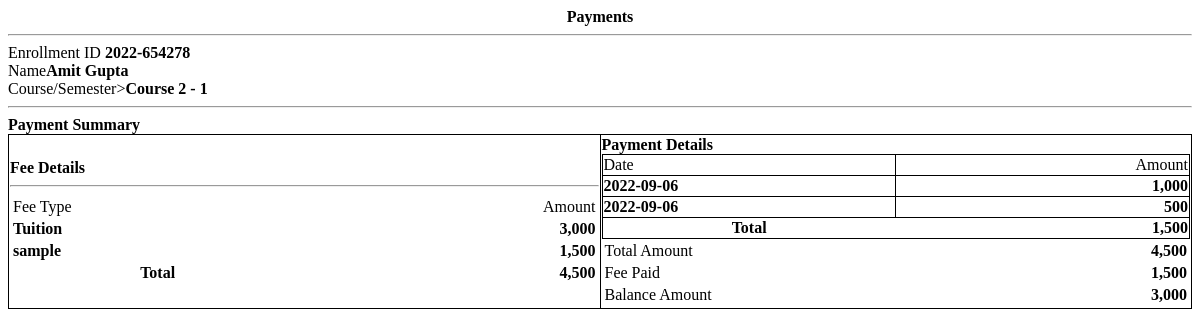
The app's page /receipt.php?ef_id=1 with its own data.
### tables this page shows
CREATE TABLE `fees` (
  `id` int(30) NOT NULL,
  `course_id` int(30) NOT NULL,
  `description` varchar(200) NOT NULL,
  `amount` float NOT NULL
);

CREATE TABLE `payments` (
  `id` int(30) NOT NULL,
  `ef_id` int(30) NOT NULL,
  `amount` float NOT NULL,
  `remarks` text NOT NULL,
  `date_created` datetime NOT NULL DEFAULT current_timestamp() ON UPDATE current_timestamp()
);

### receipt.php (the view, shortened to what this page needs)
<?php
include 'db_connect.php';
$payments = $conn->query("SELECT * FROM payments where ef_id = $id ");
$pay_arr = array();
while($row=$payments->fetch_array()){
	$pay_arr[$row['id']] = $row;
}
?>
<div class="container-fluid">
	<p class="text-center"><b><?php echo $_GET['pid'] == 0 ? "Payments" : 'Payment Receipt' ?></b></p>
	<hr>
	<div class="flex">
		<div class="w-50">
			<p>Enrollment ID <b><?php echo $ef_no ?></b></p>
			<p>Name<b><?php echo ucwords($sname) ?></b></p>
			<p>Course/Semester><b><?php echo $class ?></b></p>
		</div>
	</div>
	<hr>
	<p><b>Payment Summary</b></p>
	<table class="wborder">
		<tr>
			<td width="50%">
				<p><b>Fee Details</b></p>
				<hr>
				<table width="100%">
					<tr>
						<td width="50%">Fee Type</td>
						<td width="50%" class='text-right'>Amount</td>
					</tr>
					<?php
				$cfees = $conn->query("SELECT * FROM fees where course_id = $course_id");
				$ftotal = 0;
				while ($row = $cfees->fetch_assoc()) {
					$ftotal += $row['amount'];
				?>
				<tr>
					<td><b><?php echo $row['description'] ?></b></td>
					<td class='text-right'><b><?php echo number_format($row['amount']) ?></b></td>
				</tr>
				<?php
				}
				?>
				<tr>
					<th>Total</th>
					<th class='text-right'><b><?php echo number_format($ftotal) ?></b></th>
				</tr>
				</table>
			</td>
			<td width="50%">
			<p><b>Payment Details</b></p>
				<table width="100%" class="wborder">
					<tr>
						<td width="50%">Date</td>
						<td width="50%" class='text-right'>Amount</td>
					</tr>
					<?php
						$ptotal = 0;
						foreach ($pay_arr as $row) {
							if($row["id"] <= $_GET['pid'] || $_GET['pid'] == 0){
							$ptotal += $row['amount'];
					?>
					<tr>
						<td><b><?php echo date("Y-m-d",strtotime($row['date_created'])) ?></b></td>
						<td class='text-right'><b><?php echo number_format($row['amount']) ?></b></td>
					</tr>
					<?php
						}
						}
					?>
					<tr>
						<th>Total</th>
						<th class='text-right'><b><?php echo number_format($ptotal) ?></b></th>
					</tr>
				</table>
				<table width="100%">
					<tr>
						<td>Total Amount</td>
						<td class='text-right'><b><?php echo number_format($ftotal) ?></b></td>
					</tr>
					<tr>
						<td>Fee Paid</td>
						<td class='text-right'><b><?php echo number_format($ptotal) ?></b></td>
					</tr>
					<tr>
						<td>Balance Amount</td>
						<td class='text-right'><b><?php echo number_format($ftotal-$ptotal) ?></b></td>
					</tr>
				</table>
			</td>
		</tr>
	</table>
</div>

### receipt.php (style rules this page uses)
.flex { display: inline-flex; width: 100%; }
.w-50 { width: 60%; }
.text-center { text-align:center; }
.text-right { text-align:right; }
table.wborder { width: 100%; border-collapse: collapse; }
table.wborder>tbody>tr, table.wborder>tbody>tr>td { border:1px solid; }
p { margin:unset; }

### records on screen
fees: description "Tuition", amount "3,000"
fees: description "sample", amount "1,500"
payments: date_created "2022-09-06", amount "1,000"
payments: date_created "2022-09-06", amount "500"

### other values on screen
$ef_no "2022-654278"
$sname "Amit Gupta"
$class "Course 2 - 1"
$ftotal "4,500"
$ptotal "1,500"
$ftotal-$ptotal "3,000"
